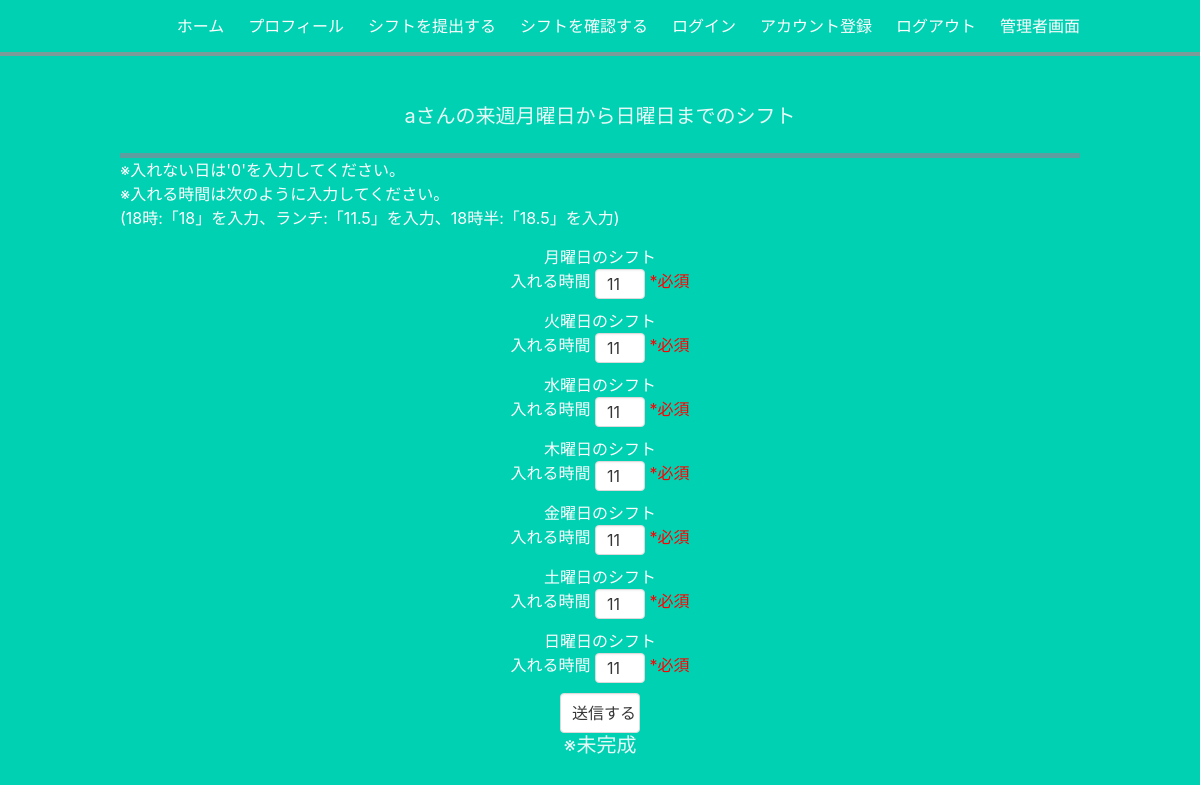
The page /shiftform (signed in) on the database its author committed.
### project/models.py (models this page shows)
class FinalShift(db.Model):
    id = db.Column(db.Integer, primary_key=True)
    dayofweek = db.Column(db.Integer)
    name = db.Column(db.String(1000))
    begin = db.Column(db.String(8))
    position = db.Column(db.String(10))

### project/main.py (the view)
@main.route('/shiftform', methods=['GET', 'POST'])
@login_required
def shiftform():
    if request.method == 'POST':
        user = request.form.get('username')
        try:
            query = db.session.query(FinalShift).filter_by(name=user).all()
            for item in query:
                item.begin = escape(request.form.get('form'+str(i)))
            db.session.commit()
            pass
        except:
            for i in range(7):
                db.session.add(
                    PostedShift(
                        dayofweek = i,
                        name = user,
                        begin = escape(request.form.get('form'+str(i)))
                    )
                )
                db.session.commit()
        return request.form
    elif request.method == 'GET':
        user = current_user.name
        data :list[str] = []
        try:
            query = db.session.query(FinalShift).filter_by(name=user).all()
            for item in query:
                data.append(item.begin)
        except:
            data = [""*7]
        return render_template(
            'shiftform.html',
            week = list('月火水木金土日'),
            nextweek = list('月火水木金土日'),
            data = data,
            user = user,
        )

### project/__init__.py (called while the page is built)
def create_app():
    load_dotenv()
    app = Flask(__name__)
    app.config['SECRET_KEY'] = os.getenv('SECRET_KEY')
    app.config['SQLALCHEMY_DATABASE_URI'] = 'sqlite:///db.sqlite'
    db.init_app(app)
    from .auth import auth as auth_blueprint
    app.register_blueprint(auth_blueprint)
    from .main import main as main_blueprint
    app.register_blueprint(main_blueprint)
    from .admin import admin as admin_blueprint
    app.register_blueprint(admin_blueprint)
    login_manager = LoginManager()
    login_manager.login_view = 'auth.login'
    login_manager.init_app(app)
    from .models import User
    @login_manager.user_loader
    def load_user(user_id):
        return User.query.get(int(user_id))
    return app

### project/templates/shiftform.html (shortened to what this page needs)
{% extends "base.html" %}
{% block content %}
<h1 class="subtitle">{{user}}さんの来週月曜日から日曜日までのシフト</h2>
<div style="width: 100%; height: 5px; background-color: cadetblue;"></div>
<div style="text-align: left;">
    <p>※入れない日は'0'を入力してください。</p>
    <p>※入れる時間は次のように入力してください。<br>(18時:「18」を入力、ランチ:「11.5」を入力、18時半:「18.5」を入力)</p>
</div>
<form action="#" method="post">
    <div style="padding: 15px 0 0;"></div>
    {% for i in range(7) %}
    <div>{{week[i]}}曜日のシフト</div>
    <div style="padding: 0 0 10px;">
        <label for="form{{i}}">入れる時間</label>
        <input style="width: 50px; height: 30px;" class="input" type="text" name="form{{i}}" id="form{{i}}" value="{{ data[i] }}" required>
        <label for="form{{i}}" style="color: red;">*必須</label>
    </div>
    {% endfor %}
    <input class="input" type="submit" value="送信する" style="width: 80px;">
</form>
{% endblock %}

### rows shown on the page
FinalShift: begin "11"
FinalShift: begin "11"
FinalShift: begin "11"
FinalShift: begin "11"
FinalShift: begin "11"
FinalShift: begin "11"
FinalShift: begin "11"

### other values the page prints
{{ user }} "a"
{{ week[i] }} "月" "火" "水" "木" "金" "土" "日"
